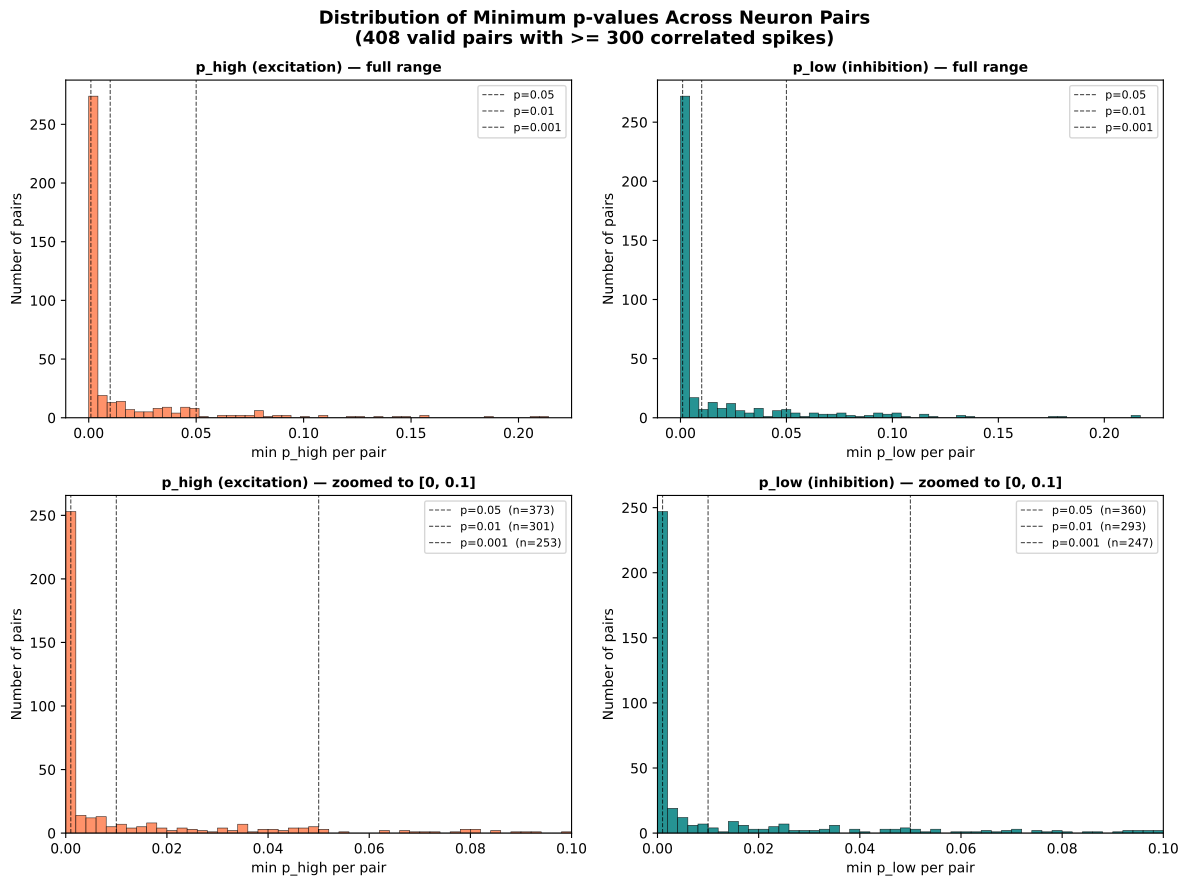

This chart was generated by the following Python code:
import json
import numpy as np
import matplotlib
matplotlib.use('Agg')
import matplotlib.pyplot as plt
import csv

# ─────────────────────────────────────────────
# Load data
# ─────────────────────────────────────────────
print("Loading data...")

with open('../Spike_Triggered_Average/histogram_data.json', 'r') as f:
    hist_data = json.load(f)

with open('../Null_Hypothesis/p_high.json', 'r') as f:
    p_high_data = json.load(f)

with open('../Null_Hypothesis/p_low.json', 'r') as f:
    p_low_data = json.load(f)

observed   = np.array(hist_data['histograms'])   # (N, N, 20)
p_high     = np.array(p_high_data['data'])        # (N, N, 20)
p_low      = np.array(p_low_data['data'])          # (N, N, 20)
neuron_ids = hist_data['neuron_ids']
N          = len(neuron_ids)

# ─────────────────────────────────────────────
# Collect min p-values for valid pairs (>= 300 spikes)
# ─────────────────────────────────────────────
min_p_high  = []
min_p_low   = []
pair_labels = []

for i in range(N):
    for j in range(N):
        if i == j:
            continue
        if observed[i][j].sum() < 300:
            continue
        min_p_high.append(np.min(p_high[i][j]))
        min_p_low.append(np.min(p_low[i][j]))
        pair_labels.append((neuron_ids[i], neuron_ids[j]))

min_p_high = np.array(min_p_high)
min_p_low  = np.array(min_p_low)
n_pairs    = len(min_p_high)

print(f"  Valid pairs (>= 300 spikes): {n_pairs}")

THRESHOLDS = [0.05, 0.01, 0.001]
for t in THRESHOLDS:
    n_exc = np.sum(min_p_high <= t)
    n_inh = np.sum(min_p_low  <= t)
    print(f"  p <= {t}: {n_exc} excitatory pairs, {n_inh} inhibitory pairs")

# ─────────────────────────────────────────────
# Plot
# ─────────────────────────────────────────────
BINS = 50

fig, axes = plt.subplots(2, 2, figsize=(12, 9))
fig.suptitle(
    f'Distribution of Minimum p-values Across Neuron Pairs\n'
    f'({n_pairs} valid pairs with >= 300 correlated spikes)',
    fontsize=13, fontweight='bold'
)

# Top-left: p_high full range
ax = axes[0, 0]
ax.hist(min_p_high, bins=BINS, color='coral', edgecolor='black', linewidth=0.4, alpha=0.85)
for t in THRESHOLDS:
    ax.axvline(x=t, color='black', linestyle='--', linewidth=0.8, alpha=0.7, label=f'p={t}')
ax.set_xlabel('min p_high per pair', fontsize=10)
ax.set_ylabel('Number of pairs', fontsize=10)
ax.set_title('p_high (excitation) — full range', fontsize=10, fontweight='bold')
ax.legend(fontsize=8)

# Top-right: p_low full range
ax = axes[0, 1]
ax.hist(min_p_low, bins=BINS, color='teal', edgecolor='black', linewidth=0.4, alpha=0.85)
for t in THRESHOLDS:
    ax.axvline(x=t, color='black', linestyle='--', linewidth=0.8, alpha=0.7, label=f'p={t}')
ax.set_xlabel('min p_low per pair', fontsize=10)
ax.set_ylabel('Number of pairs', fontsize=10)
ax.set_title('p_low (inhibition) — full range', fontsize=10, fontweight='bold')
ax.legend(fontsize=8)

# Bottom-left: p_high zoomed to [0, 0.1]
ax = axes[1, 0]
ax.hist(min_p_high[min_p_high <= 0.1], bins=BINS,
        color='coral', edgecolor='black', linewidth=0.4, alpha=0.85)
for t in THRESHOLDS:
    n = np.sum(min_p_high <= t)
    ax.axvline(x=t, color='black', linestyle='--', linewidth=0.8, alpha=0.7,
               label=f'p={t}  (n={n})')
ax.set_xlim([0, 0.1])
ax.set_xlabel('min p_high per pair', fontsize=10)
ax.set_ylabel('Number of pairs', fontsize=10)
ax.set_title('p_high (excitation) — zoomed to [0, 0.1]', fontsize=10, fontweight='bold')
ax.legend(fontsize=8)

# Bottom-right: p_low zoomed to [0, 0.1]
ax = axes[1, 1]
ax.hist(min_p_low[min_p_low <= 0.1], bins=BINS,
        color='teal', edgecolor='black', linewidth=0.4, alpha=0.85)
for t in THRESHOLDS:
    n = np.sum(min_p_low <= t)
    ax.axvline(x=t, color='black', linestyle='--', linewidth=0.8, alpha=0.7,
               label=f'p={t}  (n={n})')
ax.set_xlim([0, 0.1])
ax.set_xlabel('min p_low per pair', fontsize=10)
ax.set_ylabel('Number of pairs', fontsize=10)
ax.set_title('p_low (inhibition) — zoomed to [0, 0.1]', fontsize=10, fontweight='bold')
ax.legend(fontsize=8)

plt.tight_layout()
plt.savefig('min_pvalue_distribution.pdf', bbox_inches='tight')
plt.close()
print("Saved: min_pvalue_distribution.pdf")

# ─────────────────────────────────────────────
# Save CSV
# ─────────────────────────────────────────────
with open('min_pvalues.csv', 'w', newline='') as f:
    writer = csv.writer(f)
    writer.writerow(['trigger_neuron', 'response_neuron', 'min_p_high', 'min_p_low',
                     'sig_excitation_005', 'sig_inhibition_005',
                     'sig_excitation_001', 'sig_inhibition_001'])
    for idx, (ni, nj) in enumerate(pair_labels):
        ph = min_p_high[idx]
        pl = min_p_low[idx]
        writer.writerow([ni, nj, f'{ph:.6f}', f'{pl:.6f}',
                         int(ph <= 0.05), int(pl <= 0.05),
                         int(ph <= 0.01), int(pl <= 0.01)])
print("Saved: min_pvalues.csv")
print("\nDone.")
